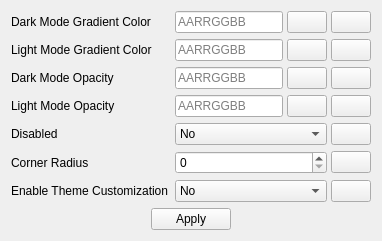
          <widget class="QWidget" name="tab_7">
           <attribute name="title">
            <string>Focusing</string>
           </attribute>
           <layout class="QVBoxLayout" name="verticalLayout_7" stretch="1,0">
            <item>
             <layout class="QFormLayout" name="formLayout_6">
              <item row="0" column="0">
               <widget class="QLabel" name="label_45">
                <property name="text">
                 <string>Dark Mode Gradient Color</string>
                </property>
               </widget>
              </item>
              <item row="0" column="1">
               <layout class="QHBoxLayout" name="horizontalLayout_49" stretch="1,0,0">
                <property name="spacing">
                 <number>4</number>
                </property>
                <item>
                 <widget class="QLineEdit" name="darkModeGradientColor4_3">
                  <property name="toolTip">
                   <string/>
                  </property>
                  <property name="layoutDirection">
                   <enum>Qt::LeftToRight</enum>
                  </property>
                  <property name="placeholderText">
                   <string>AARRGGBB</string>
                  </property>
                 </widget>
                </item>
                <item>
                 <widget class="QPushButton" name="dark_mode_gradient_color_picker4_3">
                  <property name="text">
                   <string/>
                  </property>
                  <property name="icon">
                   <iconset>
                    <normaloff>Assets/2867978.png</normaloff>Assets/2867978.png</iconset>
                  </property>
                 </widget>
                </item>
                <item>
                 <widget class="QPushButton" name="reset_dark_mode_gradient_color4_3">
                  <property name="text">
                   <string/>
                  </property>
                  <property name="icon">
                   <iconset>
                    <normaloff>Assets/View-refresh.svg.png</normaloff>Assets/View-refresh.svg.png</iconset>
                  </property>
                 </widget>
                </item>
               </layout>
              </item>
              <item row="1" column="0">
               <widget class="QLabel" name="label_46">
                <property name="text">
                 <string>Light Mode Gradient Color</string>
                </property>
               </widget>
              </item>
              <item row="1" column="1">
               <layout class="QHBoxLayout" name="horizontalLayout_50" stretch="1,0,0">
                <property name="spacing">
                 <number>4</number>
                </property>
                <item>
                 <widget class="QLineEdit" name="lightModeGradientColor4_3">
                  <property name="toolTip">
                   <string/>
                  </property>
                  <property name="layoutDirection">
                   <enum>Qt::LeftToRight</enum>
                  </property>
                  <property name="placeholderText">
                   <string>AARRGGBB</string>
                  </property>
                 </widget>
                </item>
                <item>
                 <widget class="QPushButton" name="light_mode_gradient_color_picker4_3">
                  <property name="text">
                   <string/>
                  </property>
                  <property name="icon">
                   <iconset>
                    <normaloff>Assets/2867978.png</normaloff>Assets/2867978.png</iconset>
                  </property>
                 </widget>
                </item>
                <item>
                 <widget class="QPushButton" name="reset_light_mode_gradient_color4_3">
                  <property name="text">
                   <string/>
                  </property>
                  <property name="icon">
                   <iconset>
                    <normaloff>Assets/View-refresh.svg.png</normaloff>Assets/View-refresh.svg.png</iconset>
                  </property>
                 </widget>
                </item>
               </layout>
              </item>
              <item row="2" column="0">
               <widget class="QLabel" name="label_47">
                <property name="text">
                 <string>Dark Mode Opacity</string>
                </property>
               </widget>
              </item>
              <item row="2" column="1">
               <layout class="QHBoxLayout" name="horizontalLayout_51" stretch="1,0,0">
                <property name="spacing">
                 <number>4</number>
                </property>
                <item>
                 <widget class="QLineEdit" name="darkModeOpacity4_3">
                  <property name="toolTip">
                   <string/>
                  </property>
                  <property name="layoutDirection">
                   <enum>Qt::LeftToRight</enum>
                  </property>
                  <property name="placeholderText">
                   <string>AARRGGBB</string>
                  </property>
                 </widget>
                </item>
                <item>
                 <widget class="QPushButton" name="dark_mode_opacity_picker4_3">
                  <property name="text">
                   <string/>
                  </property>
                  <property name="icon">
                   <iconset>
                    <normaloff>Assets/2867978.png</normaloff>Assets/2867978.png</iconset>
                  </property>
                 </widget>
                </item>
                <item>
                 <widget class="QPushButton" name="reset_dark_mode_opacity4_3">
                  <property name="text">
                   <string/>
                  </property>
                  <property name="icon">
                   <iconset>
                    <normaloff>Assets/View-refresh.svg.png</normaloff>Assets/View-refresh.svg.png</iconset>
                  </property>
                 </widget>
                </item>
               </layout>
              </item>
              <item row="3" column="0">
               <widget class="QLabel" name="label_48">
                <property name="text">
                 <string>Light Mode Opacity</string>
                </property>
               </widget>
              </item>
              <item row="3" column="1">
               <layout class="QHBoxLayout" name="horizontalLayout_52" stretch="1,0,0">
                <property name="spacing">
                 <number>4</number>
                </property>
                <item>
                 <widget class="QLineEdit" name="lightModeOpacity4_3">
                  <property name="toolTip">
                   <string/>
                  </property>
                  <property name="statusTip">
                   <string/>
                  </property>
                  <property name="layoutDirection">
                   <enum>Qt::LeftToRight</enum>
                  </property>
                  <property name="placeholderText">
                   <string>AARRGGBB</string>
                  </property>
                 </widget>
                </item>
                <item>
                 <widget class="QPushButton" name="light_mode_opactiy_picker4_3">
                  <property name="text">
                   <string/>
                  </property>
                  <property name="icon">
                   <iconset>
                    <normaloff>Assets/2867978.png</normaloff>Assets/2867978.png</iconset>
                  </property>
                 </widget>
                </item>
                <item>
                 <widget class="QPushButton" name="reset_light_mode_opacity4_3">
                  <property name="text">
                   <string/>
                  </property>
                  <property name="icon">
                   <iconset>
                    <normaloff>Assets/View-refresh.svg.png</normaloff>Assets/View-refresh.svg.png</iconset>
                  </property>
                 </widget>
                </item>
               </layout>
              </item>
              <item row="4" column="0">
               <widget class="QLabel" name="label_49">
                <property name="text">
                 <string>Disabled</string>
                </property>
               </widget>
              </item>
              <item row="4" column="1">
               <layout class="QHBoxLayout" name="horizontalLayout_53" stretch="1,0">
                <property name="spacing">
                 <number>4</number>
                </property>
                <item>
                 <widget class="QComboBox" name="disabledEffect4_3">
                  <item>
                   <property name="text">
                    <string>No</string>
                   </property>
                  </item>
                  <item>
                   <property name="text">
                    <string>Yes</string>
                   </property>
                  </item>
                 </widget>
                </item>
                <item>
                 <widget class="QPushButton" name="reset_disabled4_3">
                  <property name="text">
                   <string/>
                  </property>
                  <property name="icon">
                   <iconset>
                    <normaloff>Assets/View-refresh.svg.png</normaloff>Assets/View-refresh.svg.png</iconset>
                  </property>
                 </widget>
                </item>
               </layout>
              </item>
              <item row="5" column="0">
               <widget class="QLabel" name="label_50">
                <property name="text">
                 <string>Corner Radius</string>
                </property>
               </widget>
              </item>
              <item row="5" column="1">
               <layout class="QHBoxLayout" name="horizontalLayout_54" stretch="1,0">
                <property name="spacing">
                 <number>4</number>
                </property>
                <item>
                 <widget class="QSpinBox" name="corner_radius1_3">
                  <property name="maximum">
                   <number>10</number>
                  </property>
                  <property name="value">
                   <number>0</number>
                  </property>
                 </widget>
                </item>
                <item>
                 <widget class="QPushButton" name="reset_corner_radius1_3">
                  <property name="text">
                   <string/>
                  </property>
                  <property name="icon">
                   <iconset>
                    <normaloff>Assets/View-refresh.svg.png</normaloff>Assets/View-refresh.svg.png</iconset>
                  </property>
                 </widget>
                </item>
               </layout>
              </item>
              <item row="6" column="0">
               <widget class="QLabel" name="label_51">
                <property name="text">
                 <string>Enable Theme Customization</string>
                </property>
               </widget>
              </item>
              <item row="6" column="1">
               <layout class="QHBoxLayout" name="horizontalLayout_55" stretch="1,0">
                <property name="spacing">
                 <number>4</number>
                </property>
                <item>
                 <widget class="QComboBox" name="enableThemeCustomization1_3">
                  <item>
                   <property name="text">
                    <string>No</string>
                   </property>
                  </item>
                  <item>
                   <property name="text">
                    <string>Yes</string>
                   </property>
                  </item>
                 </widget>
                </item>
                <item>
                 <widget class="QPushButton" name="reset_theme_customization1_3">
                  <property name="text">
                   <string/>
                  </property>
                  <property name="icon">
                   <iconset>
                    <normaloff>Assets/View-refresh.svg.png</normaloff>Assets/View-refresh.svg.png</iconset>
                  </property>
                 </widget>
                </item>
               </layout>
              </item>
             </layout>
            </item>
            <item>
             <layout class="QHBoxLayout" name="horizontalLayout_7">
              <item>
               <spacer name="horizontalSpacer_11">
                <property name="orientation">
                 <enum>Qt::Horizontal</enum>
                </property>
                <property name="sizeHint" stdset="0">
                 <size>
                  <width>40</width>
                  <height>20</height>
                 </size>
                </property>
               </spacer>
              </item>
              <item>
               <widget class="QPushButton" name="applyButton4_3">
                <property name="cursor">
                 <cursorShape>PointingHandCursor</cursorShape>
                </property>
                <property name="text">
                 <string>Apply</string>
                </property>
               </widget>
              </item>
              <item>
               <spacer name="horizontalSpacer_12">
                <property name="orientation">
                 <enum>Qt::Horizontal</enum>
                </property>
                <property name="sizeHint" stdset="0">
                 <size>
                  <width>40</width>
                  <height>20</height>
                 </size>
                </property>
               </spacer>
              </item>
             </layout>
            </item>
           </layout>
          </widget>
